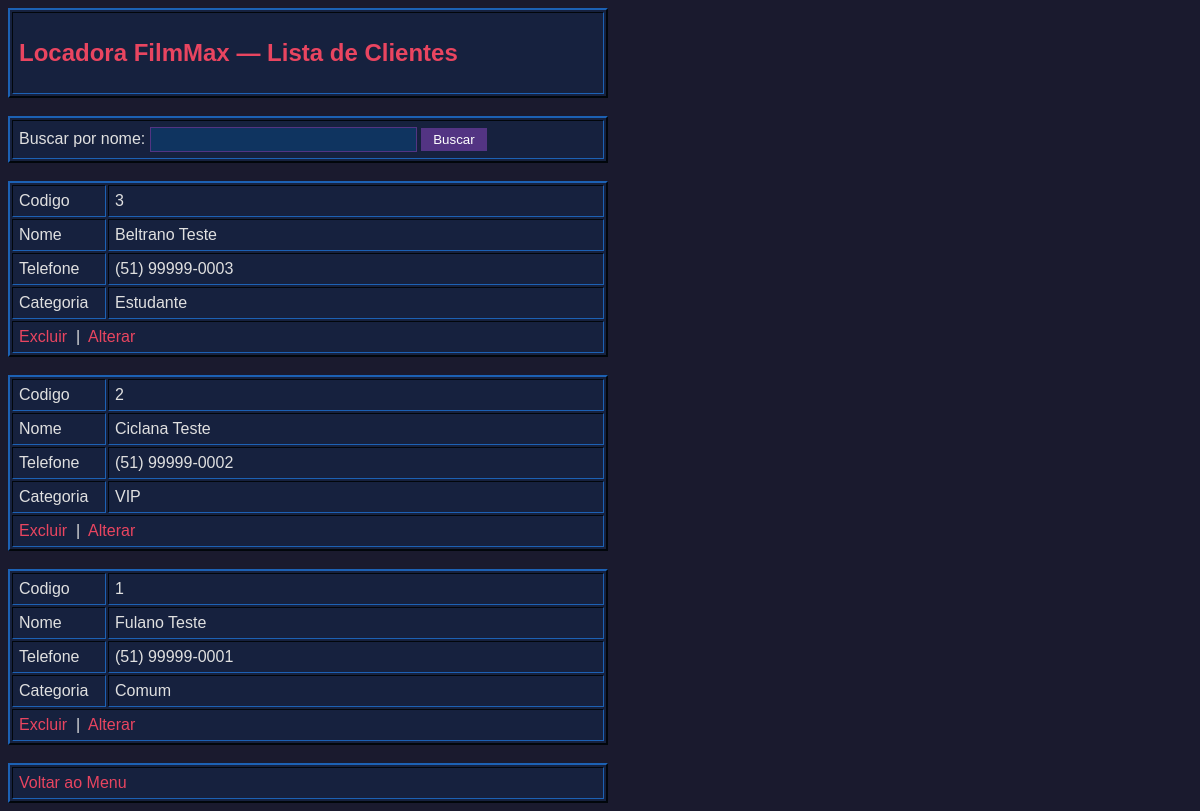
The app's page /lista_clientes.php (signed in) with its own data.
### tables this page shows
CREATE TABLE IF NOT EXISTS clientes (
    id INT AUTO_INCREMENT PRIMARY KEY,
    nome VARCHAR(100) NOT NULL,
    telefone VARCHAR(20),
    categoria INT NOT NULL DEFAULT 1
);

### lista_clientes.php (the view, shortened to what this page needs)
<!DOCTYPE html PUBLIC "-//W3C//DTD XHTML 1.0 Transitional//EN" "http://www.w3.org/TR/xhtml1/DTD/xhtml1-transitional.dtd">
<html xmlns="http://www.w3.org/1999/xhtml">
<head>
</head>
<body>
<table width="600" border="2">
  <tr><td><h2>Locadora FilmMax &mdash; Lista de Clientes</h2></td></tr>
</table>
<br />
<table width="600" border="2">
  <tr>
    <td>
      <form action="lista_clientes.php" method="post" name="frmBusca">
        Buscar por nome:
        <input type="text" name="f_busca" size="30" />
        <input type="submit" value="Buscar" />
      </form>
    </td>
  </tr>
</table>
<br />
<?php
include "conexao.php";
$busca = isset($_POST["f_busca"]) ? $_POST["f_busca"] : null;
if (isset($busca)) {
    $sql = "SELECT id, nome, telefone, categoria FROM clientes WHERE nome LIKE '%$busca%' ORDER BY nome";
} else {
    $sql = "SELECT id, nome, telefone, categoria FROM clientes ORDER BY nome";
}
$res   = mysqli_query($conexao, $sql) or die("Falha ao selecionar clientes!");
$total = mysqli_num_rows($res);
if ($total == 0) {
    echo "<b>Nenhum</b> cliente encontrado!";
} else {
    while ($linha = mysqli_fetch_row($res)) {
        switch ($linha[3]) {
            case 1: $cat = "Comum";     break;
            case 2: $cat = "VIP";       break;
            case 3: $cat = "Estudante"; break;
        }
?>
<table width="600" border="2">
  <tr>
    <td width="80">Codigo</td><td><?php echo $linha[0]; ?></td>
  </tr>
  <tr>
    <td>Nome</td><td><?php echo $linha[1]; ?></td>
  </tr>
  <tr>
    <td>Telefone</td><td><?php echo $linha[2]; ?></td>
  </tr>
  <tr>
    <td>Categoria</td><td><?php echo $cat; ?></td>
  </tr>
  <tr>
    <td colspan="2">
      <a href="exc_cliente.php?cod=<?php echo $linha[0]; ?>" onclick="return confirmaExclusao();">Excluir</a>
      &nbsp;|&nbsp;
      <a href="alt_cliente.php?cod=<?php echo $linha[0]; ?>">Alterar</a>
    </td>
  </tr>
</table>
<br />
<?php
    }
}
?>
<table width="600" border="2"><tr><td><a href="menu.php">Voltar ao Menu</a></td></tr></table>
</body>
</html>

### lista_clientes.php (style rules this page uses)
body { background-color:#1a1a2e;color:#e0e0e0;font-family:Verdana,Arial,sans-serif; }
table { background-color:#16213e;border-color:#0f3460; }
td { color:#e0e0e0;padding:6px; }
a { color:#e94560;text-decoration:none; }
h2 { color:#e94560; }
input[type=text] { background:#0f3460;color:#e0e0e0;border:1px solid #533483;padding:4px; }
input[type=submit] { background:#533483;color:#fff;border:none;padding:4px 12px;cursor:pointer; }

### records on screen
clientes: id "3", nome "Beltrano Teste", telefone "(51) 99999-0003", categoria "Estudante"
clientes: id "2", nome "Ciclana Teste", telefone "(51) 99999-0002", categoria "VIP"
clientes: id "1", nome "Fulano Teste", telefone "(51) 99999-0001", categoria "Comum"
